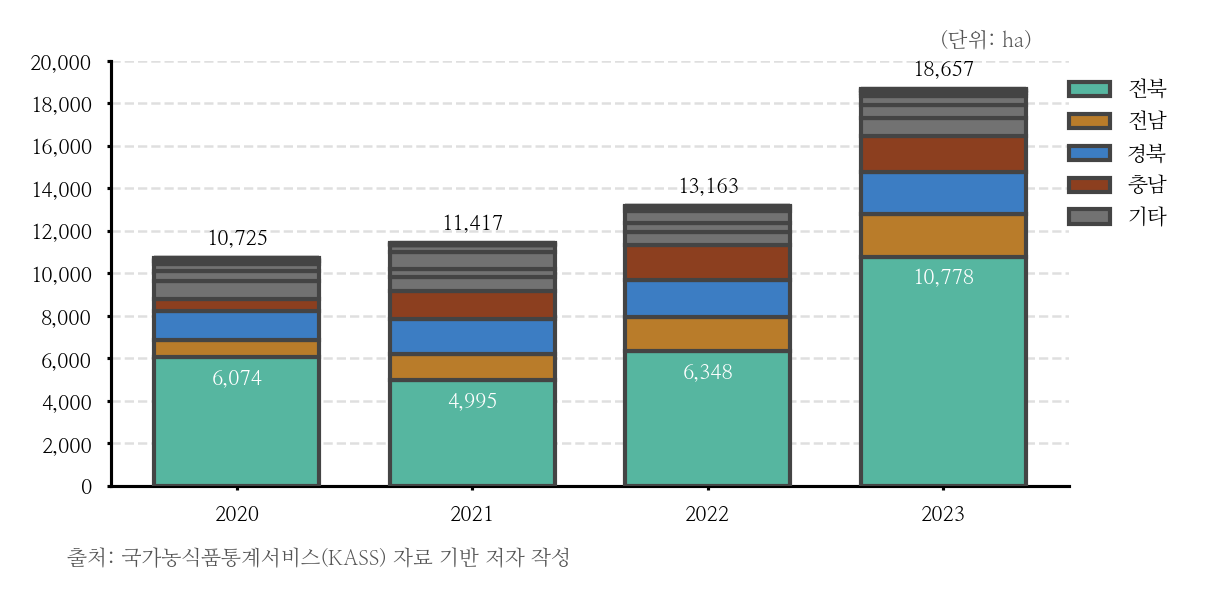

The Python source for this figure:
import matplotlib as mpl
import matplotlib.pyplot as plt
from matplotlib import font_manager
import numpy as np
import pandas as pd

### 폰트

font_path = "/usr/share/fonts/truetype/nanum/NanumMyeongjo.ttf"
font_manager.fontManager.addfont(font_path)
mpl.rc("font", family="NanumMyeongjo")
mpl.rcParams["axes.unicode_minus"] = False


### 디자인 일반

pt = 1 / 72
mpl.rcParams.update({
    "figure.figsize": (400 * pt, 150 * pt),
    "font.size": 5, "axes.titlesize": 11, "axes.labelsize": 5,
    "xtick.labelsize": 5, "ytick.labelsize": 5,
    "legend.fontsize": 5, "lines.linewidth": 0.75, "axes.linewidth": 0.75,
    "xtick.major.width": 0.75, "ytick.major.width": 0.75,
    "xtick.major.size": 1, "ytick.major.size": 1,
})


colors = [
    "#3C7DC3",  # 소프트 블루 / 부드러운 대비
    "#56B6A0",  # 청록 / 과하지 않은 컬러 포인트
    "#B97C2A",  # 소프트 오렌지 / 강렬하지만 톤 다운
    "#8C3F1F",   # 소프트 레드브라운 / 최종 강조
    "#BB52BB",
    "#B3C25C"
]


### 데이터 입력

csv_file = f"/home/user/문서/workspace/python/graph/data/논콩_지역별_면적.csv"
df = pd.read_csv(csv_file, encoding="utf-8").convert_dtypes()


### 데이터 저장

df["시점"] = pd.to_datetime(df["시점"], format="%Y")
x = df["시점"].values
idx = np.arange(len(x))


### ▶ 기준 연도 선택
target_year = 2023   # ← 원하는 연도

# y_cols 자동 추출 (시점 컬럼 제외)
y_cols = [c for c in df.columns if c != "시점"]


### ▶ 기준 연도 값으로 정렬
df_target = df[df["시점"].dt.year == target_year].iloc[0]
y_cols = sorted(
    y_cols,
    key=lambda col: df_target[col],
    reverse=True        # 큰 값 → 작은 값
)


### 그래프 작성

fig, ax = plt.subplots()
bottom = np.zeros(len(x))
stack_values = []

### ▶ 중요 항목 / 레전드 항목 / 수치표기 항목 정의
value_label_cols = ["전북"]                 # 수치표시할 2개
legend_cols = ["경북", "전북", "전남", "충남"]   # 레전드에 개별 표시할 4개
other_color = "#727272"                                     # 기타 색상

handles = []
legend_labels = []
other_handle = None

for i, col in enumerate(y_cols):
    vals = pd.to_numeric(df[col], errors="coerce").fillna(0).values


    # 색상: legend_cols는 팔레트, 그 외는 회색
    if col in legend_cols and legend_cols.index(col) < len(colors):
        color = colors[legend_cols.index(col)]
    else:
        color = other_color

    bar = ax.bar(idx, vals, bottom=bottom,
                 color=color,
                 edgecolor="#444", width=0.7, label=col, zorder=3)

    # 레전드 구성
    if col in legend_cols:
        handles.append(bar[0])
        legend_labels.append(col)
    else:
        other_handle = bar[0]  # 기타 대표 핸들만 기록

    stack_values.append(vals.copy())
    bottom += vals


### 데이터 텍스트

# total labels
for i, total in enumerate(bottom):
    ax.annotate(f"{total:,.0f}", (idx[i], total),
                xytext=(0, 2), textcoords="offset points",
                ha="center", va="bottom", fontsize=5)


# part labels (value_label_cols 2개만 라벨 표시)
cumulative = np.zeros(len(x))
for col, vals in zip(y_cols, stack_values):
    cumulative += vals
    for i, v in enumerate(vals):
        if col in value_label_cols:
            ax.annotate(
                f"{v:,.0f}",
                (idx[i], cumulative[i] - 1_000),
                ha="center", va="center",
                fontsize=5, color="#FFFFFF"
            )


### x축 텍스트

tick_idx = []
tick_labels = []

for i, date in enumerate(df["시점"]):
    if i == 0 or date.year != df["시점"][i-1].year:
        tick_idx.append(i)
        tick_labels.append(date.strftime("%Y"))

ax.set_xticks(tick_idx)
ax.set_xticklabels(tick_labels)


### y축 텍스트

y_min, y_max = 0, 20_000
step = 2_000

ticks = np.arange(y_min, y_max + step, step)
ax.set_yticks(ticks)


labels = []
for t in ticks:
    labels.append(f"{t:,}")   # ← 쉼표만 추가

ax.set_yticklabels(labels)

# labels = []
# for t in ticks:
#     if t == 0:
#         labels.append("0")
#     else:
#         labels.append(f"{t/10000:.0f}만")

# ax.set_yticklabels(labels)


### 그리드

ax.grid(axis="y", linestyle="--", linewidth=0.6, alpha=0.4, zorder=0)
ax.spines["top"].set_visible(False)
ax.spines["right"].set_visible(False)


### 레전드 — 4개 항목 + 기타 1개

if other_handle is not None:
    handles.append(other_handle)
    legend_labels.append("기타")

ax.legend(handles, legend_labels, loc="upper left", bbox_to_anchor=(0.98, 1.0), frameon=False)


### 출처 텍스트
fig.text(
    0.25, 0.1,
    "출처: 국가농식품통계서비스(KASS) 자료 기반 저자 작성",
    ha="center", va="top",
    fontsize=5, color="#555"
)

### 단위 텍스트
fig.text(
    0.65, 0.93,
    "(단위: ha)",
    ha="center", va="top",
    fontsize=5, color="#555"
)


fig.subplots_adjust(right=0.70, bottom=0.2)


### 경계 확인용 텍스트
# fig.text(
#     1, 1,
#     "ㅁ",
#     ha="center", va="top",
#     fontsize=7, color="#555"
# )
# fig.text(
#     0, 0,
#     "ㅁ",
#     ha="center", va="top",
#     fontsize=7, color="#555"
# )


pic_name = "논콩_지역별_면적"
save_path = f"/home/user/문서/workspace/python/graph/image"

sample_file = f"/home/user/문서/workspace/python/temp/chart.png"

latex_path = f"/home/user/문서/workspace/latex/project/presentation/policy/asset"

# # sample
# mpl.use("Agg")
# fig.savefig(f"{sample_file}", dpi=300, bbox_inches="tight")
# plt.close(fig)


# # PNG 저장
# mpl.use("Agg")
# fig.savefig(f"{save_path}/{pic_name}.png", dpi=300, bbox_inches="tight")
# plt.close(fig)

# ----- OR -----

# latex_path = f"/home/user/문서/workspace/latex/project/presentation/policy/asset"

# PGF 저장
mpl.use("pgf")
fig.savefig(f"{latex_path}/{pic_name}.pgf")
plt.close(fig)
